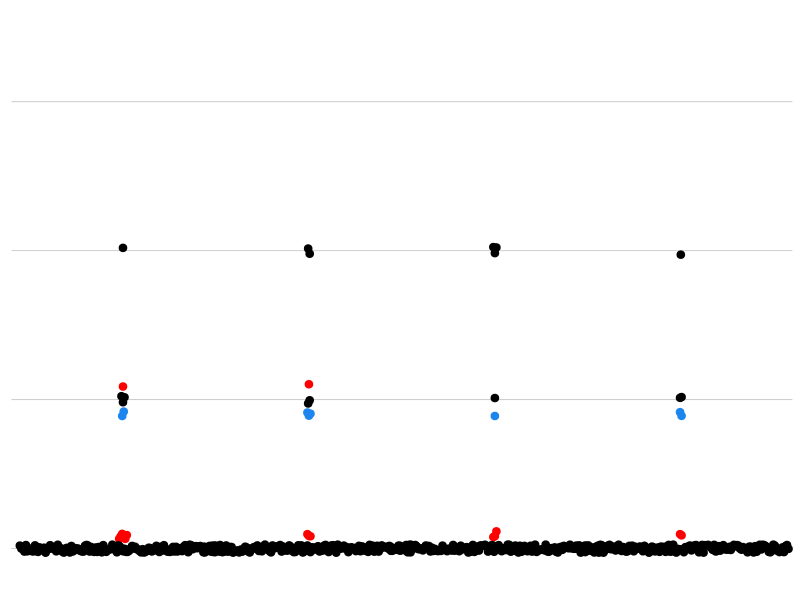
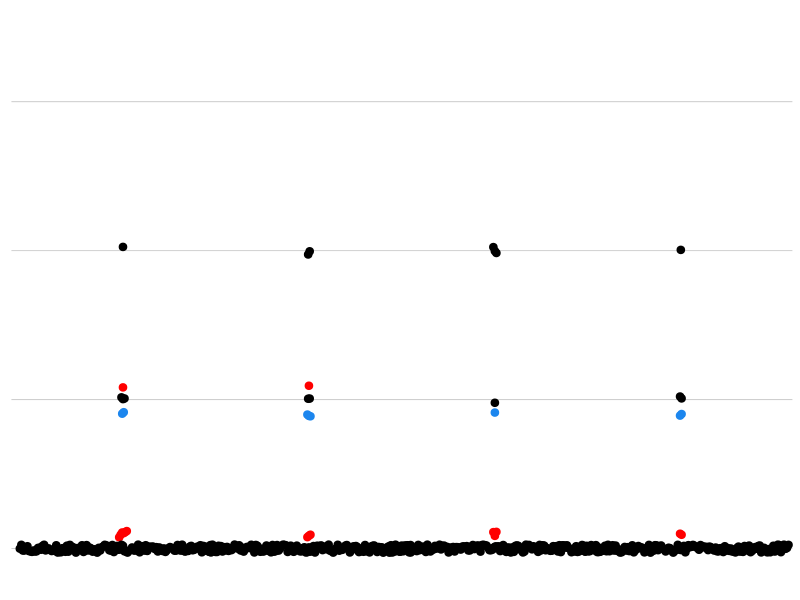

R code for these plots, in order:
#load libraries
library(ggplot2)

# set working directory
setwd("/path/to/files")

#load input files
VE821redo_DMSO_FISH <- read.csv("231inhibitorVE821-1stsetredo-dmso.csv", sep=",")
VE821redo_DMSO_FISH$dose <- as.factor(VE821redo_DMSO_FISH$dose)

#make dot plot of FISH data series   
ggplot(VE821redo_DMSO_FISH, aes(dose, green_red, fill = count, color = count)) + 
geom_dotplot(binaxis = "y", 
	stackdir = "center", 
	stackratio = 0.2, 
	dotsize = 0.8, 
	method = "dotdensity", 
	binpositions = "bygroup", 
	binwidth = 0.07, 
	drop = TRUE, 
	position = position_jitter(width = 0, height = 0.03)) + 
scale_y_continuous(limits=c(2.1,6), 
	breaks = seq(1.1, 9.9, by = 2.2)) + 
theme(legend.position="none") + 
scale_fill_manual(values=c("RED","dodgerblue2","BLACK")) + 
scale_color_manual(values=c("RED","dodgerblue2","BLACK")) + 
theme(axis.title.x=element_blank(), 
	axis.text.x=element_blank(),
	axis.ticks.x=element_blank(), 
	axis.title.y=element_blank(), 	
	axis.text.y=element_blank(),
	axis.ticks.y=element_blank()) + 
theme(panel.background = element_rect(fill = "white"),
	panel.grid.major=element_line(size=0.25,linetype='solid',color="grey"),
	panel.grid.minor=element_line(size=0.25,linetype='solid',color="grey"),
	panel.grid.major.x = element_blank())
    
#save the files
ggsave("S5C.tiff", device="tiff", width =3.53, height =2.61 , units ="in" , dpi=300)
  
